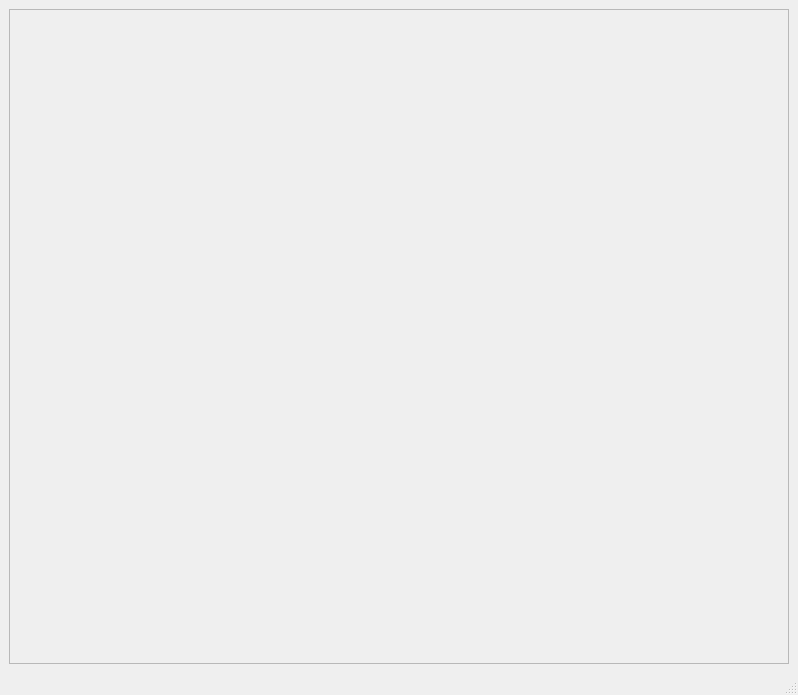
<?xml version="1.0" encoding="UTF-8"?>
<ui version="4.0">
 <class>MainWindowShowScene</class>
 <widget class="QMainWindow" name="MainWindowShowScene">
  <property name="geometry">
   <rect>
    <x>0</x>
    <y>0</y>
    <width>798</width>
    <height>695</height>
   </rect>
  </property>
  <property name="windowTitle">
   <string> VirtualRobot - ShowScene</string>
  </property>
  <widget class="QWidget" name="centralwidget">
   <layout class="QGridLayout" name="gridLayout">
    <item row="0" column="0">
     <widget class="QFrame" name="frameViewer">
      <property name="frameShape">
       <enum>QFrame::StyledPanel</enum>
      </property>
      <property name="frameShadow">
       <enum>QFrame::Raised</enum>
      </property>
     </widget>
    </item>
   </layout>
  </widget>
  <widget class="QMenuBar" name="menubar">
   <property name="geometry">
    <rect>
     <x>0</x>
     <y>0</y>
     <width>798</width>
     <height>21</height>
    </rect>
   </property>
  </widget>
  <widget class="QStatusBar" name="statusbar"/>
 </widget>
 <resources/>
 <connections/>
</ui>
